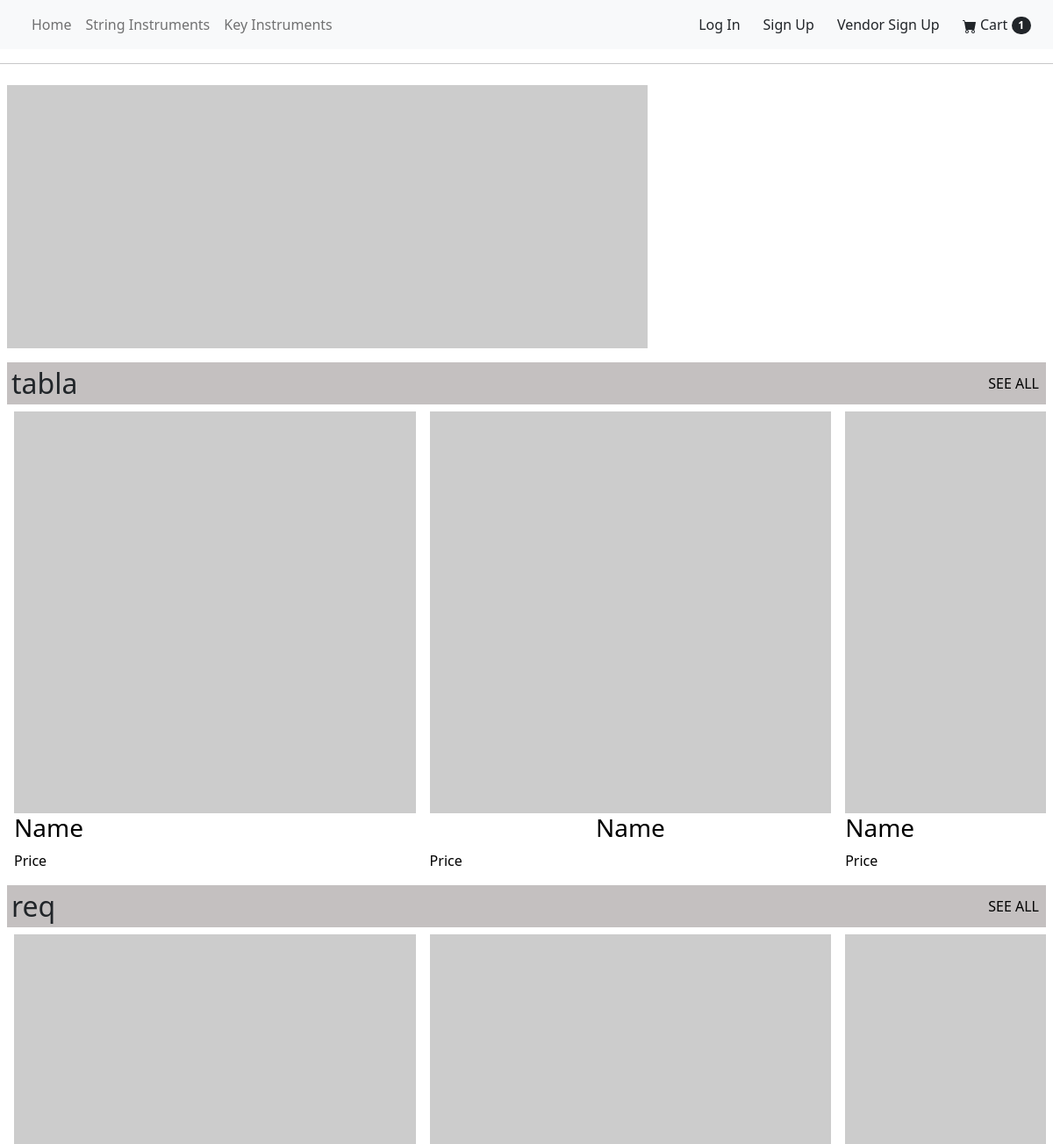
The app's page /inst/Tabla/ (upper part), older data.
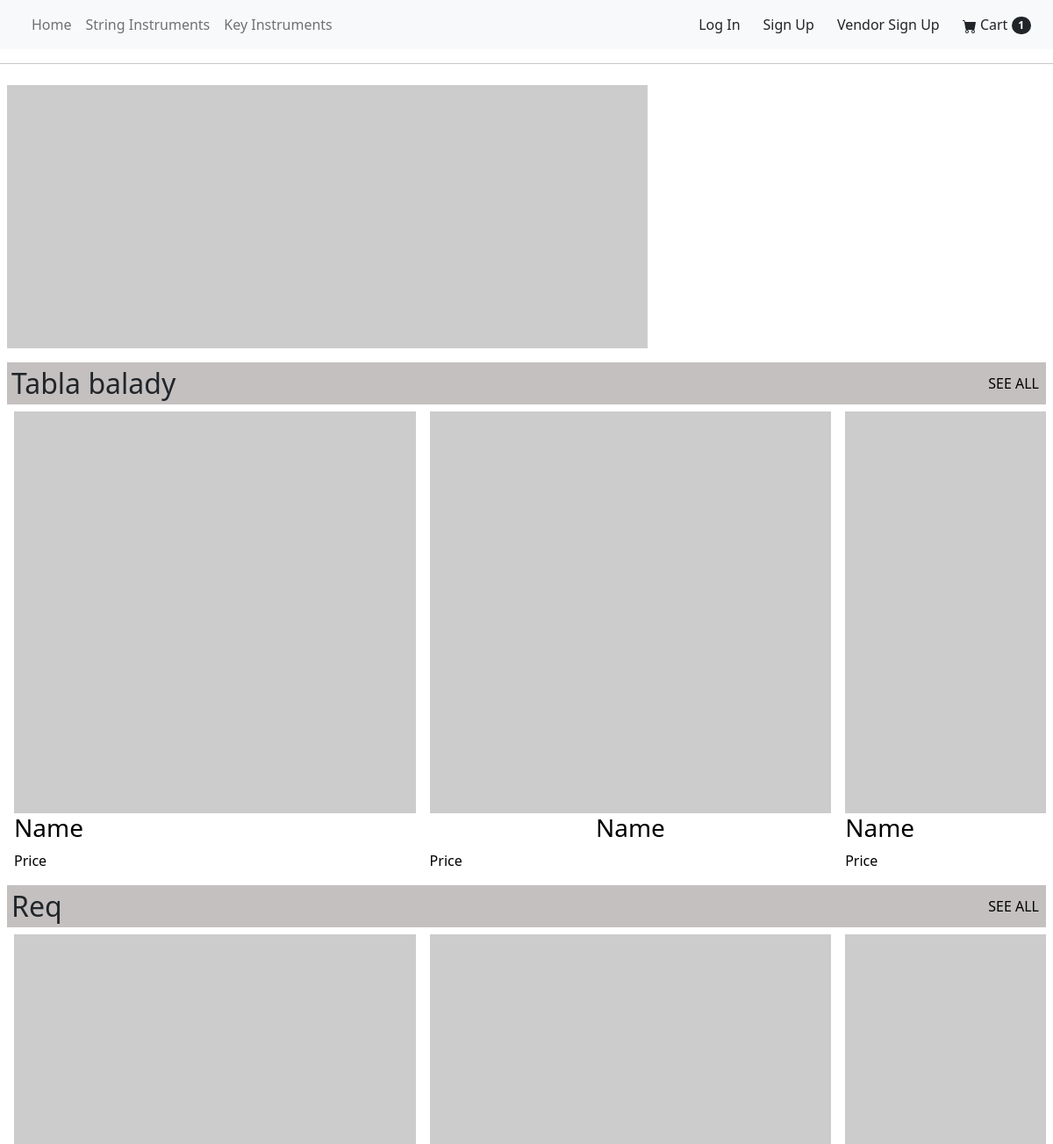
The same page, newer data.
### store/models.py (models this page shows, shortened)
class SubCategory(models.Model):
    name = models.CharField(max_length=200)
    category = models.ForeignKey(Category,on_delete=models.CASCADE,null=True)

### store/views.py (the view)
# urls.py: path('inst/<str:pk>/',views.instrumentView,name='instruments'),
def instrumentView(request,pk):
    subs=Category.objects.get(name=pk)
    subCats=SubCategory.objects.all().filter(category__name=subs)
    context = {'subCats':subCats}
    return render(request,'store/instruments.html',context)

### store/models.py (called while the page is built)
    def __str__(self):
        return self.name

### store/templates/store/instruments.html (shortened to what this page needs)
{% extends 'store/base.html' %}
{% load static %}
{% block content %}
<img src="https://via.placeholder.com/730x300" alt="" class="img-fluid p-2">
{% for subCat in subCats %}
<div class="m-2 scroll">
    <div style="background-color: rgb(196, 192, 192);">
        <div class="d-flex justify-content-between align-items-center">
        <h2 class="text-center">{{subCat.name}}</h2>
        <a class="p-2" href="{% url 'subCategory' subCat.name %}">SEE ALL</a>
        </div>
    </div>
    <div class="d-flex of">
        <div class="p-2 itm">
        <a class="d-flex flex-column" href="#">
            <img class="img-fluid" src="https://via.placeholder.com/300x300" alt="">
            <h3>Name</h3>
            <div>Price</div>
        </a>
        </div>
        <div class="p-2 itm">
        <a class="d-flex flex-column" href="#">
            <img class="img-fluid" src="https://via.placeholder.com/300x300" alt="">
            <h3 class="text-center">Name</h3>
            <div>Price</div>
        </a>
        </div>
        <div class="p-2 itm">
        <a class="d-flex flex-column" href="#">
            <img class="img-fluid" src="https://via.placeholder.com/300x300" alt="">
            <h3>Name</h3>
            <div>Price</div>
        </a>
        </div>
    </div>
</div>
{% endfor %}
{% endblock content %}

### store/templates/store/base.html (shortened to what this page needs)
<!DOCTYPE html>
{% load static %}
<html lang="en">
<head>
  <link href="https://cdn.jsdelivr.net/npm/bootstrap@5.1.3/dist/css/bootstrap.min.css" rel="stylesheet"
>
  <link rel="stylesheet" href="{% static 'css/main.css' %}">
</head>
<body>
  <header>
    <div>
      <nav class="navbar navbar-expand-lg navbar-light bg-light">
        <div class="container-fluid">
          <div class="collapse navbar-collapse" id="navbarSupportedContent">
            <ul class="navbar-nav me-auto mb-2 mb-lg-0">
              <li class="nav-item">
                <a class="nav-link" href="{% url 'home' %}">Home</a>
              </li>
              <li class="nav-item">
                <a class="nav-link" href="#">String Instruments</a>
              </li>
              <li class="nav-item">
                <a class="nav-link" href="#">Key Instruments</a>
              </li>
            </ul>
            {% if user.is_authenticated %}
            <a class="btn" href="{% url 'signout' %}">Log out</a>
              {% if user.is_customer %}
              <a class="btn" href="{% url 'customer-profile' %}">Profile</a>
              {% endif %}
            {% else %}
            <a class="btn" href="{% url 'signin' %}">Log In</a>
            <a class="btn" href="{% url 'customer-signup' %}">Sign Up</a>
            <a class="btn" href="{% url 'vendor-signup' %}">Vendor Sign Up</a>
            {% endif %}
            <button type="button" class="btn d-none d-lg-block">
              Cart
              <span class="badge rounded-pill bg-dark">
                1
              </span>
            </button>
          </div>
        </div>
      </nav>
    </div>
    <hr class="divider">
  </header>
  <main>
    {% block content %}
    {% endblock content %}
  </main>
</body>
</html>

### static/css/main.css (style rules this page uses)
a { text-decoration: none; color: black; }
h2 { margin: 0; padding: 5px; }
.of { overflow-x: auto; overflow-y: hidden; }
.itm { max-width: 40%; min-width: 40%; }
.scroll { -webkit-overflow-scrolling: touch; }

Row changes from the older to the newer data that the page shows:
changed SubCategory: name "tabla" → "Tabla balady"
changed SubCategory: name "req" → "Req"
